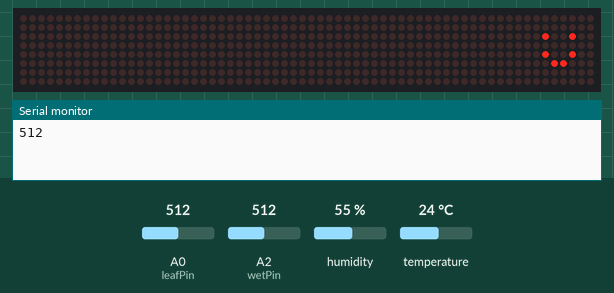
Recording of a sketch running on a simulated Arduino Uno, built with avr-gcc and run on an emulated ATmega328P. Parts: 64×8 LED matrix, the last lines printed to the serial monitor. The inputs (shaded band) are chosen by the test bench; at power-on: temperature 24 °C, A2 (wetPin) = 512, A0 (leafPin) = 512, humidity 55 %.

Above: at 4.2 s.
4.3 s: temperature set to 20.4 °C
7.4 s: temperature set to 19.6 °C
At 8.6 s:
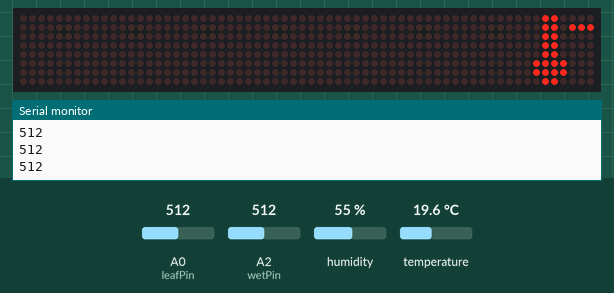
9.8 s: A2 (wetPin) set to 611
12.7 s: A2 (wetPin) set to 635
At 14.4 s:
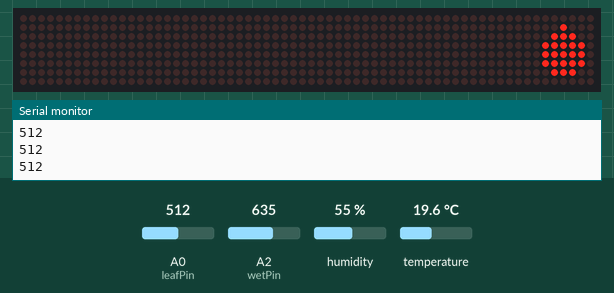
19.1 s: temperature set to 33 °C
At 19.9 s:
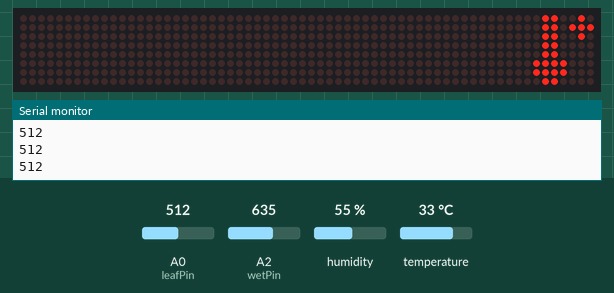
25.5 s: A2 (wetPin) set to 306
At 27.1 s:
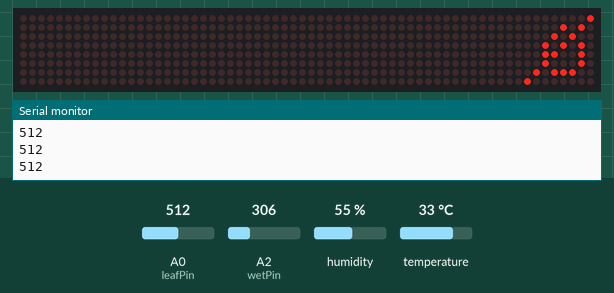
Timing chart, 0 to 28.6 s (numbered marks = the images above; inputs shaded):
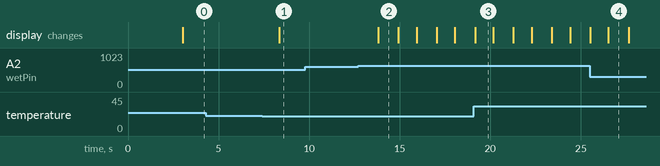

The sketch:

IntegrationCode.ino
```cpp
#include <LedControl.h>
#include <Wire.h>
#include "DHT.h"

#define DHTPIN 4
#define DHTTYPE DHT22
DHT dht(DHTPIN, DHTTYPE);
int temp;
int hum;
int wetPin = A2;
long int wetValue = 0;
int DIN = 10;
int CS = 9;
int CLK = 8;
LedControl lc = LedControl(DIN, CLK, CS, 0);

uint8_t leafPin = 0;
int voltage_val;
int counter;
int baseCounter = 1;
float baseVoltageAverage;
int baseVoltageMax;
bool userTouch = false;

  //Facial Expression
  byte smile[8] =  {0x00, 0x00, 0x24, 0x00, 0x24, 0x18, 0x00, 0x00};
  //moisture
  byte waterdrop[8] = {0x00, 0x08, 0x1c, 0x3e, 0x3e, 0x3e, 0x1c, 0x00};
  byte waterdropno[8] = {0x01, 0x0a, 0x14, 0x2a, 0x32, 0x22, 0x5c, 0x80};
  //temperature
  byte thermometerhigh[8] = {0x32, 0x37, 0x32, 0x30, 0x30, 0x78, 0x78, 0x30};
  byte thermometerlow[8] = {0x30, 0x37, 0x30, 0x30, 0x30, 0x78, 0x78, 0x30};

  // optimal-range indicator values for determining smile
  bool goodTemperature = false;
  bool goodMoisture = false;

void assessBaseVoltageAverageMax() {
  int baseVoltageSum = 0; // The total voltage incrementally added in order to find an average voltage value
  int baseVoltageMax = 0;
  for (int i = 0; i < 20; i++) {
    int baseVoltageReading = analogRead(leafPin);
    baseVoltageSum += baseVoltageReading;
    if (baseVoltageReading > baseVoltageMax) {
      baseVoltageMax = baseVoltageReading;
    }
    delay(100);
  }
  baseVoltageAverage = baseVoltageSum / 20.0;
}

void setup() {
  Serial.begin(9600);
  dht.begin();
  lc.shutdown(0, false);
  lc.setIntensity(0, 5);  //Adjust the brightness maximum is 15
  lc.clearDisplay(0);
  delay(1000);
  assessBaseVoltageAverageMax();
}

// Visualises a byte array in an 8x8 bit graphic
void printByte(byte character []) {
  int i = 0;
  for (i = 0; i < 8; i++)
  {
    lc.setRow(0, i, character[i]);
  }
}

void getSensor(){
  temp = dht.readTemperature();
  //Caculate the wet value
  wetValue = analogRead(wetPin);
  wetValue *= 100;
  wetValue = wetValue/1023;
}

// Converts the temperature reading into an LED symbol
void templed(){
   goodTemperature = false;
   if (dht.readTemperature()< 20){
     printByte(thermometerlow);
     delay(1000);
  } else if(dht.readTemperature() > 30){
     printByte(thermometerhigh);
     delay(1000);
  } else { // If the temperature and the moisture are both in good ranges, will return a smile
     goodTemperature = true;
     if (goodMoisture) {
       printByte(smile);
       delay(1000);
     }
  }
}

void wetled(){
   goodMoisture = false;
   if (wetValue < 30) {
     printByte(waterdropno);
     delay(1000);
  } else if (wetValue > 60) {
     printByte(waterdrop);
     delay(1000);
  } else {
     goodMoisture = true;
     if (goodTemperature) {
       printByte(smile);
       delay(1000);
     }
  }
}

void electricity(){
  voltage_val = analogRead(leafPin);
  Serial.println(voltage_val);
  float cutoffValue = (baseVoltageMax > 1.5 * baseVoltageAverage) ? baseVoltageMax * 1.1 : 1.5 * baseVoltageAverage;
  if (voltage_val > cutoffValue) { // 400 is a cutoff value we found to be consistent with massaging a plant leaf
    userTouch = true;
  }
  if (baseVoltageMax)
  delay(100);
}

void loop() {
  getSensor();
  templed();
  wetled();
  electricity();
  delay(100);
}
```

Measured:
- the behaviour switches between 20 and 19.9 °C on temperature (found by bisection; images 0 and 1)
- the behaviour switches between 624 and 625 on A2 (wetPin) (found by bisection; images 1 and 2)
- after the input at 7.4 s, the display: changes after 0.96 s (image 1)
- after the input at 12.7 s, the display: changes after 1.1 s (image 2)
- after the input at 19.1 s, the display: changes after 0.06 s (image 3)
- after the input at 25.5 s, the display: first differs from a run without the input after 1.0 s (image 4)
- what the display in image 2 shows lasts 1.1 s, from 13.8 s to 14.9 s
